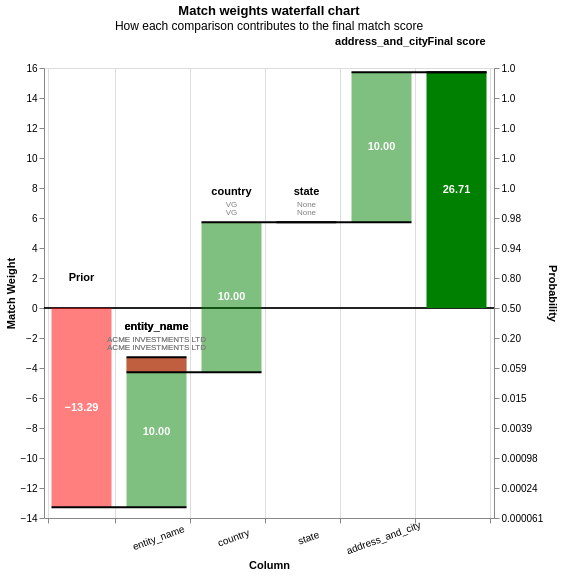

The cell this chart's notebook holds for it:
### Code cell
sender = [__precleaning(entry) for entry in sender]
sender = [__expand_entity_fields(entry) for entry in sender]
chart, cluster_dict = __display_waterfall_chart(sender)
sender = __add_entity_ids(sender)
display(chart)
df = pd.DataFrame(sender)
display(df)

### Figure 1 — Vega-Lite specification as saved in the notebook (floating-point values rounded to 4 significant figures)
{"config": {"view": {"continuousWidth": 400, "continuousHeight": 300}}, "layer": [{"layer": [{"mark": "rule", "encoding": {"color": {"value": "black"}, "size": {"value": 0.5}, "y": {"field": "zero", "type": "quantitative"}}}, {"mark": {"type": "bar", "width": 60}, "encoding": {"color": {"condition": {"test": "(datum.log2_bayes_factor < 0)", "value": "red"}, "value": "green"}, "opacity": {"condition": {"test": "datum.column_name == 'Prior match weight' || datum.column_name == 'Final score'", "value": 1}, "value": 0.5}, "tooltip": [{"field": "column_name", "title": "Comparison column", "type": "nominal"}, {"field": "value_l", "title": "Value (L)", "type": "nominal"}, {"field": "value_r", "title": "Value (R)", "type": "nominal"}, {"field": "label_for_charts", "title": "Label", "type": "ordinal"}, {"field": "sql_condition", "title": "SQL condition", "type": "nominal"}, {"field": "comparison_vector_value", "title": "Comparison vector value", "type": "nominal"}, {"field": "bayes_factor", "format": ",.4f", "title": "Bayes factor = m/u", "type": "quantitative"}, {"field": "log2_bayes_factor", "format": ",.4f", "title": "Match weight = log2(m/u)", "type": "quantitative"}, {"field": "prob", "format": ".4f", "title": "Cumulative match probability", "type": "quantitative"}, {"field": "bayes_factor_description", "title": "Match weight description", "type": "nominal"}], "x": {"axis": {"grid": true, "labelAlign": "center", "labelAngle": -20, "labelExpr": "datum.value == 'Prior' || datum.value == 'Final score' ? '' : datum.value", "labelPadding": 10, "tickBand": "extent", "title": "Column"}, "field": "column_name", "sort": {"field": "bar_sort_order", "order": "ascending"}, "type": "nominal"}, "y": {"axis": {"grid": false, "orient": "left", "title": "Match Weight"}, "field": "previous_sum", "type": "quantitative"}, "y2": {"field": "sum"}}}, {"mark": {"type": "text", "fontWeight": "bold"}, "encoding": {"color": {"value": "white"}, "text": {"condition": {"test": "abs(datum.log2_bayes_factor) > 1", "field": "log2_bayes_factor", "format": ".2f", "type": "nominal"}, "value": ""}, "x": {"axis": {"labelAngle": -20, "title": "Column"}, "field": "column_name", "sort": {"field": "bar_sort_order", "order": "ascending"}, "type": "nominal"}, "y": {"axis": {"orient": "left"}, "field": "center", "type": "quantitative"}}}, {"mark": {"type": "text", "baseline": "bottom", "dy": -25, "fontWeight": "bold"}, "encoding": {"color": {"value": "black"}, "text": {"field": "column_name", "type": "nominal"}, "x": {"axis": {"labelAngle": -20, "title": "Column"}, "field": "column_name", "sort": {"field": "bar_sort_order", "order": "ascending"}, "type": "nominal"}, "y": {"field": "sum_top", "type": "quantitative"}}}, {"mark": {"type": "text", "baseline": "bottom", "dy": -13, "fontSize": 8}, "encoding": {"color": {"value": "grey"}, "text": {"field": "value_l", "type": "nominal"}, "x": {"axis": {"labelAngle": -20, "title": "Column"}, "field": "column_name", "sort": {"field": "bar_sort_order", "order": "ascending"}, "type": "nominal"}, "y": {"field": "sum_top", "type": "quantitative"}}}, {"mark": {"type": "text", "baseline": "bottom", "dy": -5, "fontSize": 8}, "encoding": {"color": {"value": "grey"}, "text": {"field": "value_r", "type": "nominal"}, "x": {"axis": {"labelAngle": -20, "title": "Column"}, "field": "column_name", "sort": {"field": "bar_sort_order", "order": "ascending"}, "type": "nominal"}, "y": {"field": "sum_top", "type": "quantitative"}}}]}, {"mark": {"type": "rule", "color": "black", "strokeWidth": 2, "x2Offset": 30, "xOffset": -30}, "encoding": {"x": {"axis": {"labelAngle": -20, "title": "Column"}, "field": "column_name", "sort": {"field": "bar_sort_order", "order": "ascending"}, "type": "nominal"}, "x2": {"field": "lead"}, "y": {"axis": {"labelExpr": "format(1 / (1 + pow(2, -1*datum.value)), '.2r')", "orient": "right", "title": "Probability"}, "field": "sum", "scale": {"zero": false}, "type": "quantitative"}}}], "data": {"name": "data-59b12f5a4a5d6b8cfb7fa5bbcd6c5a66"}, "height": 450, "params": [{"name": "record_number", "bind": {"input": "range", "max": 2, "min": 0, "step": 1}, "value": 0}], "resolve": {"axis": {"y": "independent"}}, "title": {"text": "Match weights waterfall chart", "subtitle": "How each comparison contributes to the final match score"}, "transform": [{"filter": "(datum.record_number == record_number)"}, {"window": [{"op": "sum", "field": "log2_bayes_factor", "as": "sum"}, {"op": "lead", "field": "column_name", "as": "lead"}], "frame": [null, 0]}, {"calculate": "datum.column_name === \"Final score\" ? datum.sum - datum.log2_bayes_factor : datum.sum", "as": "sum"}, {"calculate": "datum.lead === null ? datum.column_name : datum.lead", "as": "lead"}, {"calculate": "datum.column_name === \"Final score\" || datum.column_name === \"Prior match weight\" ? 0 : datum.sum - datum.log2_bayes_factor", "as": "previous_sum"}, {"calculate": "datum.sum > datum.previous_sum ? datum.column_name : \"\"", "as": "top_label"}, {"calculate": "datum.sum < datum.previous_sum ? datum.column_name : \"\"", "as": "bottom_label"}, {"calculate": "datum.sum > datum.previous_sum ? datum.sum : datum.previous_sum", "as": "sum_top"}, {"calculate": "datum.sum < datum.previous_sum ? datum.sum : datum.previous_sum", "as": "sum_bottom"}, {"calculate": "(datum.sum + datum.previous_sum) / 2", "as": "center"}, {"calculate": "(datum.log2_bayes_factor > 0 ? \"+\" : \"\") + datum.log2_bayes_factor", "as": "text_log2_bayes_factor"}, {"calculate": "datum.sum < datum.previous_sum ? 4 : -4", "as": "dy"}, {"calculate": "datum.sum < datum.previous_sum ? \"top\" : \"bottom\"", "as": "baseline"}, {"calculate": "1. / (1 + pow(2, -1.*datum.sum))", "as": "prob"}, {"calculate": "0*datum.sum", "as": "zero"}], "width": {"step": 75}, "$schema": "https://vega.github.io/schema/vega-lite/v5.9.3.json", "datasets": {"data-59b12f5a4a5d6b8cfb7fa5bbcd6c5a66": [{"column_name": "Prior", "label_for_charts": "Starting match weight (prior)", "sql_condition": null, "log2_bayes_factor": -13.29, "bayes_factor": 0.0001, "comparison_vector_value": null, "m_probability": null, "u_probability": null, "bayes_factor_description": null, "value_l": "", "value_r": "", "term_frequency_adjustment": null, "bar_sort_order": 0, "record_number": 0}, {"sql_condition": "\"entity_name_l\" = \"entity_name_r\"", "label_for_charts": "Exact match on entity_name", "m_probability": 0.95, "u_probability": 0.0009277, "bayes_factor": 1024.0, "log2_bayes_factor": 10.0, "comparison_vector_value": 1, "bayes_factor_description": "If comparison level is `exact match on entity_name` then comparison is 1,024 times more likely to be a match", "column_name": "entity_name", "value_l": "ACME INVESTMENTS LTD", "value_r": "ACME INVESTMENTS LTD", "term_frequency_adjustment": false, "bar_sort_order": 1, "record_number": 0}, {"sql_condition": "levenshtein(\"entity_name_l\", \"entity_name_r\") <= 2", "label_for_charts": "Levenshtein distance of entity_name <= 2", "m_probability": 0.01667, "u_probability": 0.03333, "bayes_factor": 0.5, "log2_bayes_factor": -1.0, "comparison_vector_value": 1, "bayes_factor_description": "If comparison level is `levenshtein distance of entity_name <= 2` then comparison is 2 times less likely to be a match", "column_name": "entity_name", "value_l": "ACME INVESTMENTS LTD", "value_r": "ACME INVESTMENTS LTD", "term_frequency_adjustment": false, "bar_sort_order": 2, "record_number": 0}, {"sql_condition": "\"country_l\" = \"country_r\"", "label_for_charts": "Exact match on country", "m_probability": 0.95, "u_probability": 0.0009277, "bayes_factor": 1024.0, "log2_bayes_factor": 10.0, "comparison_vector_value": 1, "bayes_factor_description": "If comparison level is `exact match on country` then comparison is 1,024 times more likely to be a match", "column_name": "country", "value_l": "VG", "value_r": "VG", "term_frequency_adjustment": false, "bar_sort_order": 3, "record_number": 0}, {"sql_condition": "\"state_l\" IS NULL OR \"state_r\" IS NULL", "label_for_charts": "state is NULL", "bayes_factor": 1.0, "log2_bayes_factor": 0.0, "comparison_vector_value": -1, "bayes_factor_description": "If comparison level is `state is null` then comparison is 1 times more likely to be a match", "column_name": "state", "value_l": "None", "value_r": "None", "term_frequency_adjustment": false, "bar_sort_order": 4, "record_number": 0}, {"sql_condition": "\"address_and_city_l\" = \"address_and_city_r\"", "label_for_charts": "Exact match on address_and_city", "m_probability": 0.95, "u_probability": 0.0009277, "bayes_factor": 1024.0, "log2_bayes_factor": 10.0, "comparison_vector_value": 1, "bayes_factor_description": "If comparison level is `exact match on address_and_city` then comparison is 1,024 times more likely to be a match", "column_name": "address_and_city", "value_l": "", "value_r": "", "term_frequency_adjustment": false, "bar_sort_order": 5, "record_number": 0}, {"column_name": "Final score", "label_for_charts": "Final score", "sql_condition": null, "log2_bayes_factor": 26.71, "bayes_factor": 110000000.0, "comparison_vector_value": null, "m_probability": null, "u_probability": null, "bayes_factor_description": null, "value_l": "", "value_r": "", "term_frequency_adjustment": null, "bar_sort_order": 6, "record_number": 0}, {"column_name": "Prior", "label_for_charts": "Starting match weight (prior)", "sql_condition": null, "log2_bayes_factor": -13.29, "bayes_factor": 0.0001, "comparison_vector_value": null, "m_probability": null, "u_probability": null, "bayes_factor_description": null, "value_l": "", "value_r": "", "term_frequency_adjustment": null, "bar_sort_order": 0, "record_number": 1}, {"sql_condition": "\"entity_name_l\" = \"entity_name_r\"", "label_for_charts": "Exact match on entity_name", "m_probability": 0.95, "u_probability": 0.0009277, "bayes_factor": 1024.0, "log2_bayes_factor": 10.0, "comparison_vector_value": 1, "bayes_factor_description": "If comparison level is `exact match on entity_name` then comparison is 1,024 times more likely to be a match", "column_name": "entity_name", "value_l": "ACME INVESTMENTS LTD", "value_r": "ACME INVESTMENTS LTD", "term_frequency_adjustment": false, "bar_sort_order": 1, "record_number": 1}, {"sql_condition": "levenshtein(\"entity_name_l\", \"entity_name_r\") <= 2", "label_for_charts": "Levenshtein distance of entity_name <= 2", "m_probability": 0.01667, "u_probability": 0.03333, "bayes_factor": 0.5, "log2_bayes_factor": -1.0, "comparison_vector_value": 1, "bayes_factor_description": "If comparison level is `levenshtein distance of entity_name <= 2` then comparison is 2 times less likely to be a match", "column_name": "entity_name", "value_l": "ACME INVESTMENTS LTD", "value_r": "ACME INVESTMENTS LTD", "term_frequency_adjustment": false, "bar_sort_order": 2, "record_number": 1}, {"sql_condition": "\"country_l\" = \"country_r\"", "label_for_charts": "Exact match on country", "m_probability": 0.95, "u_probability": 0.0009277, "bayes_factor": 1024.0, "log2_bayes_factor": 10.0, "comparison_vector_value": 1, "bayes_factor_description": "If comparison level is `exact match on country` then comparison is 1,024 times more likely to be a match", "column_name": "country", "value_l": "VG", "value_r": "VG", "term_frequency_adjustment": false, "bar_sort_order": 3, "record_number": 1}, {"sql_condition": "\"state_l\" IS NULL OR \"state_r\" IS NULL", "label_for_charts": "state is NULL", "bayes_factor": 1.0, "log2_bayes_factor": 0.0, "comparison_vector_value": -1, "bayes_factor_description": "If comparison level is `state is null` then comparison is 1 times more likely to be a match", "column_name": "state", "value_l": "None", "value_r": "None", "term_frequency_adjustment": false, "bar_sort_order": 4, "record_number": 1}, {"sql_condition": "ELSE", "label_for_charts": "All other comparisons", "m_probability": 0.05, "u_probability": 1.6, "bayes_factor": 0.03125, "log2_bayes_factor": -5.0, "comparison_vector_value": 0, "bayes_factor_description": "If comparison level is `all other comparisons` then comparison is 32 times less likely to be a match", "column_name": "address_and_city", "value_l": "", "value_r": "ROAD TOWN TORTOLA", "term_frequency_adjustment": false, "bar_sort_order": 5, "record_number": 1}, {"column_name": "Final score", "label_for_charts": "Final score", "sql_condition": null, "log2_bayes_factor": 11.71, "bayes_factor": 3356.0, "comparison_vector_value": null, "m_probability": null, "u_probability": null, "bayes_factor_description": null, "value_l": "", "value_r": "", "term_frequency_adjustment": null, "bar_sort_order": 6, "record_number": 1}, {"column_name": "Prior", "label_for_charts": "Starting match weight (prior)", "sql_condition": null, "log2_bayes_factor": -13.29, "bayes_factor": 0.0001, "comparison_vector_value": null, "m_probability": null, "u_probability": null, "bayes_factor_description": null, "value_l": "", "value_r": "", "term_frequency_adjustment": null, "bar_sort_order": 0, "record_number": 2}, {"sql_condition": "\"entity_name_l\" = \"entity_name_r\"", "label_for_charts": "Exact match on entity_name", "m_probability": 0.95, "u_probability": 0.0009277, "bayes_factor": 1024.0, "log2_bayes_factor": 10.0, "comparison_vector_value": 1, "bayes_factor_description": "If comparison level is `exact match on entity_name` then comparison is 1,024 times more likely to be a match", "column_name": "entity_name", "value_l": "ACME INVESTMENTS LTD", "value_r": "ACME INVESTMENTS LTD", "term_frequency_adjustment": false, "bar_sort_order": 1, "record_number": 2}, {"sql_condition": "levenshtein(\"entity_name_l\", \"entity_name_r\") <= 2", "label_for_charts": "Levenshtein distance of entity_name <= 2", "m_probability": 0.01667, "u_probability": 0.03333, "bayes_factor": 0.5, "log2_bayes_factor": -1.0, "comparison_vector_value": 1, "bayes_factor_description": "If comparison level is `levenshtein distance of entity_name <= 2` then comparison is 2 times less likely to be a match", "column_name": "entity_name", "value_l": "ACME INVESTMENTS LTD", "value_r": "ACME INVESTMENTS LTD", "term_frequency_adjustment": false, "bar_sort_order": 2, "record_number": 2}, {"sql_condition": "\"country_l\" = \"country_r\"", "label_for_charts": "Exact match on country", "m_probability": 0.95, "u_probability": 0.0009277, "bayes_factor": 1024.0, "log2_bayes_factor": 10.0, "comparison_vector_value": 1, "bayes_factor_description": "If comparison level is `exact match on country` then comparison is 1,024 times more likely to be a match", "column_name": "country", "value_l": "VG", "value_r": "VG", "term_frequency_adjustment": false, "bar_sort_order": 3, "record_number": 2}, {"sql_condition": "\"state_l\" IS NULL OR \"state_r\" IS NULL", "label_for_charts": "state is NULL", "bayes_factor": 1.0, "log2_bayes_factor": 0.0, "comparison_vector_value": -1, "bayes_factor_description": "If comparison level is `state is null` then comparison is 1 times more likely to be a match", "column_name": "state", "value_l": "None", "value_r": "None", "term_frequency_adjustment": false, "bar_sort_order": 4, "record_number": 2}, {"sql_condition": "ELSE", "label_for_charts": "All other comparisons", "m_probability": 0.05, "u_probability": 1.6, "bayes_factor": 0.03125, "log2_bayes_factor": -5.0, "comparison_vector_value": 0, "bayes_factor_description": "If comparison level is `all other comparisons` then comparison is 32 times less likely to be a match", "column_name": "address_and_city", "value_l": "", "value_r": "ROAD TOWN TORTOLA", "term_frequency_adjustment": false, "bar_sort_order": 5, "record_number": 2}, {"column_name": "Final score", "label_for_charts": "Final score", "sql_condition": null, "log2_bayes_factor": 11.71, "bayes_factor": 3356.0, "comparison_vector_value": null, "m_probability": null, "u_probability": null, "bayes_factor_description": null, "value_l": "", "value_r": "", "term_frequency_adjustment": null, "bar_sort_order": 6, "record_number": 2}]}}
